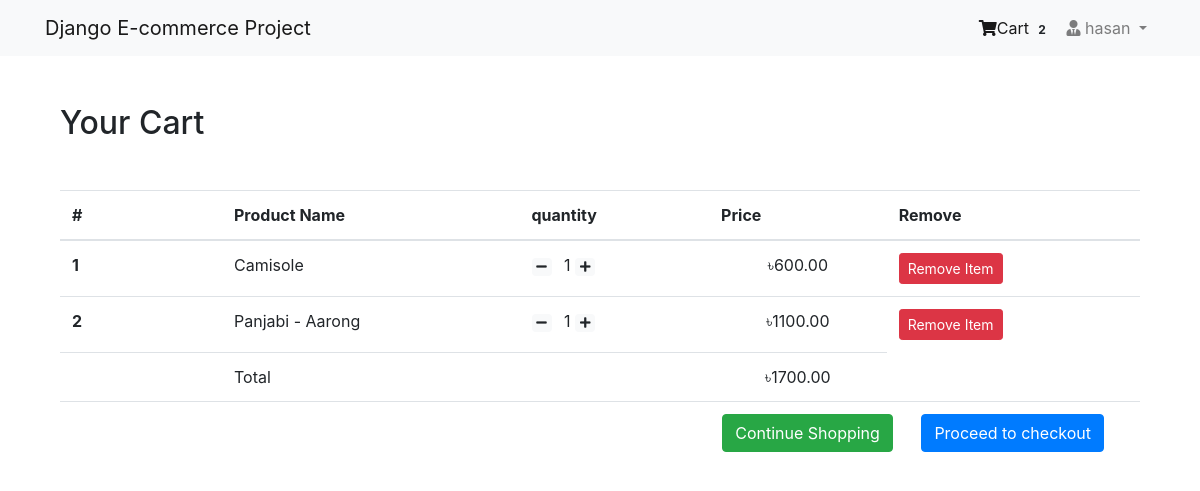
Screenshot of /shop/cart/ (signed in) with the database file from the repository.
### app_login/models.py (models this page shows, shortened)
class User(AbstractBaseUser, PermissionsMixin):
    email = models.EmailField(unique=True,null=False)
    is_staff = models.BooleanField(
            ugettext_lazy('staf_status'),
            default=False,
            help_text=ugettext_lazy('Designate whether the user can log in this site ')
    )
    is_active = models.BooleanField(
            ugettext_lazy('active'),
            default=True,
            help_text=ugettext_lazy('Designate whether this user should be treated activ. unselecte this instead deleting account ')
    )
    USERNAME_FIELD = 'email'
    objects = MyUserManager()

class Profile(models.Model):
    user = models.OneToOneField(User,on_delete=models.CASCADE,related_name='profile')
    username = models.CharField(max_length=250, blank=True)
    Full_name = models.CharField(max_length=250,blank=True)
    address_1 = models.TextField(max_length=250,blank=True)
    city = models.CharField(max_length=250,blank=True)
    zipcode = models.CharField(max_length=10,blank=True)
    country = models.CharField(max_length=40,blank=True)
    phone = models.CharField(max_length=20, blank=True)
    date_joined = models.DateTimeField(auto_now_add=True)

### app_order/models.py (models this page shows, shortened)
class Order(models.Model):
    orderitem = models.ManyToManyField(Cart)
    user = models.ForeignKey(settings.AUTH_USER_MODEL,on_delete=models.CASCADE)
    ordered = models.BooleanField(default=False)
    created = models.DateTimeField(auto_now_add=True)
    paymentid = models.CharField(max_length=250,blank=True,null=True)
    orderid = models.CharField(max_length=250,blank=True,null=True)
    def get_totals(self):
        total=0
        for order_item in self.orderitem.all():
            total += float(order_item.get_total())
        return total

class Cart(models.Model):
    user = models.ForeignKey(settings.AUTH_USER_MODEL,on_delete=models.CASCADE,related_name="cart")
    item = models.ForeignKey(Product,on_delete=models.CASCADE)
    quantity = models.IntegerField(default=1)
    purchased = models.BooleanField(default=False)
    created = models.DateTimeField(auto_now_add=True)
    update = models.DateTimeField(auto_now=True)
    def get_total(self):
        total = self.item.price * self.quantity
        float_total = format(total,'0.2f')
        return float_total

### app_shop/models.py (models this page shows, shortened)
class Product(models.Model):
    mainimage = models.ImageField(upload_to=True)
    name = models.CharField(max_length=250)
    category = models.ForeignKey(Category,on_delete=models.CASCADE,related_name="category")
    preview_text = models.TextField(max_length=250,verbose_name="Preview Text")
    Detail_text = models.TextField(max_length=1000,verbose_name="Description")
    price= models.FloatField()
    old_Price = models.FloatField(default=0.00)
    created = models.DateTimeField(auto_now_add=True)
    class Meta:
        ordering= ["-created",]

### app_order/views.py (the view)
# urls.py: path('cart/', views.Cart_View,name="cart"),
@login_required
def Cart_View(request):
    carts = Cart.objects.filter(user=request.user,purchased=False)
    orders = Order.objects.filter(user=request.user,ordered=False)
    if carts.exists() and orders.exists():
        order = orders[0]
        return render( request,'app_order/cart.html', context={'carts':carts,'order':order})
    else:
        messages.warning(request,"you donot have item in your  cart ")
        return redirect('app_shop:Home')

### app_order/templatetags/cart_tag.py (called while the page is built)
@register.filter
def cart_total(user):
    order = Order.objects.filter(user=user,ordered=False)
    if order.exists():
        return order[0].orderitem.count()
    else:
        return 0

### templates/app_order/cart.html
{% extends 'base.html'%}
{% block body_block %}
<div class="container my-5">
  <div class="my-5">
    <h2>Your Cart</h2>
  </div>
  <table class="table table-hover">
    <thead>
      <tr>
        <th scope="col" width="15%">#</th>
        <th scope="col">Product Name</th>
        <th scope="col">quantity</th>
        <th  scope="col" align="right">Price</th>
        <th scope="col">Remove</th>
      </tr>
    </thead>
    <tbody>
      {% for cart in carts %}
      <tr>
        <th scope="row">{{forloop.counter}}</th>
        <td >{{cart.item.name}}</td>
        <td>
        <a class="mr-2" href="{% url 'app_order:decrease' pk=cart.item.pk %}"><span class="badge badge-light"><i class="fas fa-minus"></i></span></a>
         {{cart.quantity}}
         <a class="mr-2" href="{% url 'app_order:increase' pk=cart.item.pk %}"><span class="badge badge-light"><i class="fas fa-plus"></i></span></a>
        </td>
        <td align="center">&#2547;{{cart.get_total}}</td>
        <td><a href="{% url 'app_order:remove' pk=cart.item.pk %}" class="btn btn-danger btn-sm">Remove Item </a></td>
      </tr>
      {% endfor %}
    <tr>
      <th scope="row"></th>
      <td colspan="2">Total</td>
      <td align="center">&#2547;{{order.get_totals | floatformat:2 }}</td>
    </tr>
    <tr>
      <th scope="row"></th>
      <td colspan="4" class="text-right">
       <a href="{% url 'app_shop:Home'%}"class="btn btn-success mr-4">Continue Shopping</a>
       <a href="{% url 'app_payment:checkout' %}" class="btn btn-primary mr-4">Proceed to checkout</a>
      </td>
    </tr>
</tbody>
  </table>
</div>
{% endblock %}

### templates/navber.html (shortened to what this page needs)
{% load cart_tag %}
<nav class="navbar navbar-expand-lg navbar-light bg-light">
<div class="container">
  <a class="navbar-brand" href="#">Django E-commerce Project </a>
  <div class="collapse navbar-collapse" id="navbarSupportedContent">
      <ul class="navbar-nav ml-auto">
        {% if request.user.is_authenticated %}
        <li class="nav-item active">
          <a class="nav-link" href="{% url 'app_order:cart'%}"><i class="fa fa-shopping-cart"> </i>Cart
          <span class="badge badge-light">{{request.user|cart_total}}</span></a>
        </li>
        <li class="nav-item dropdown">
            <a class="nav-link dropdown-toggle" href="#" id="navbarDropdown" role="button" data-toggle="dropdown" aria-haspopup="true" aria-expanded="false">
            <i class="fa fa-user-tie"></i> {{request.user.profile.username}}
            </a>
          </li>
          {% else %}
          <li class="nav-item active">
            <a class="btn btn-primary btn-sm" href="{% url 'app_login:login'%}">Login</a>
          </li>
          {% endif %}
        </ul>
  </div>
</div>
  </nav>

### rows the page displays
User: user|cart_total "2", user.profile.username "hasan"
Cart: item.name "Camisole", quantity "1", get_total "600.00"
Cart: item.name "Panjabi - Aarong", quantity "1", get_total "1100.00"
Order: get_totals "1700.00"
